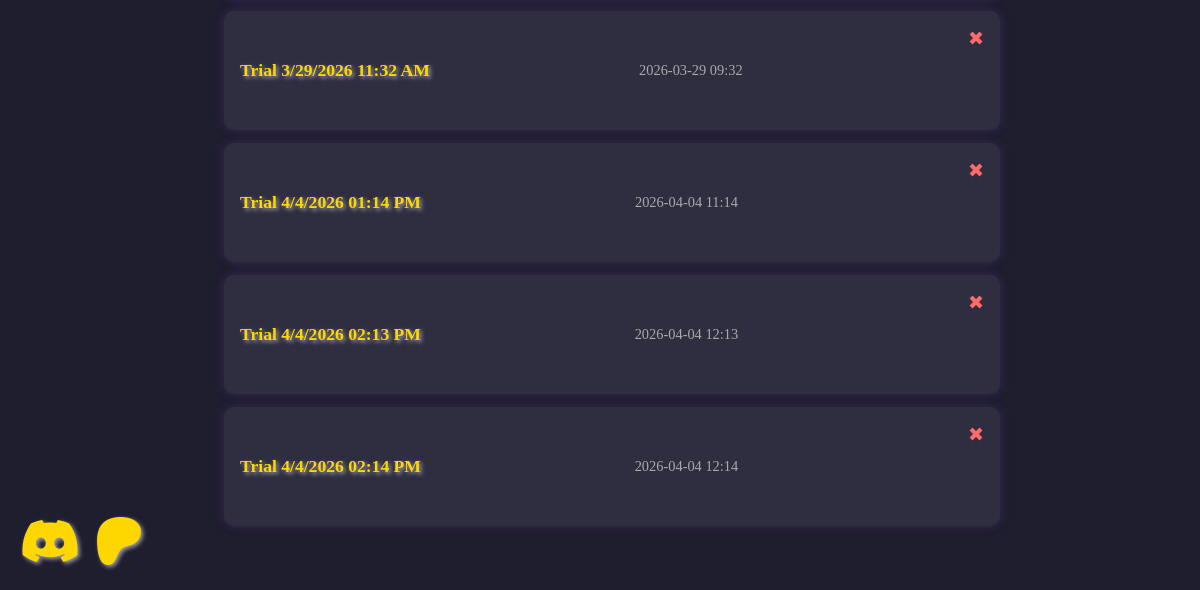
/runs (lower part), run on an earlier commit of the app's database.
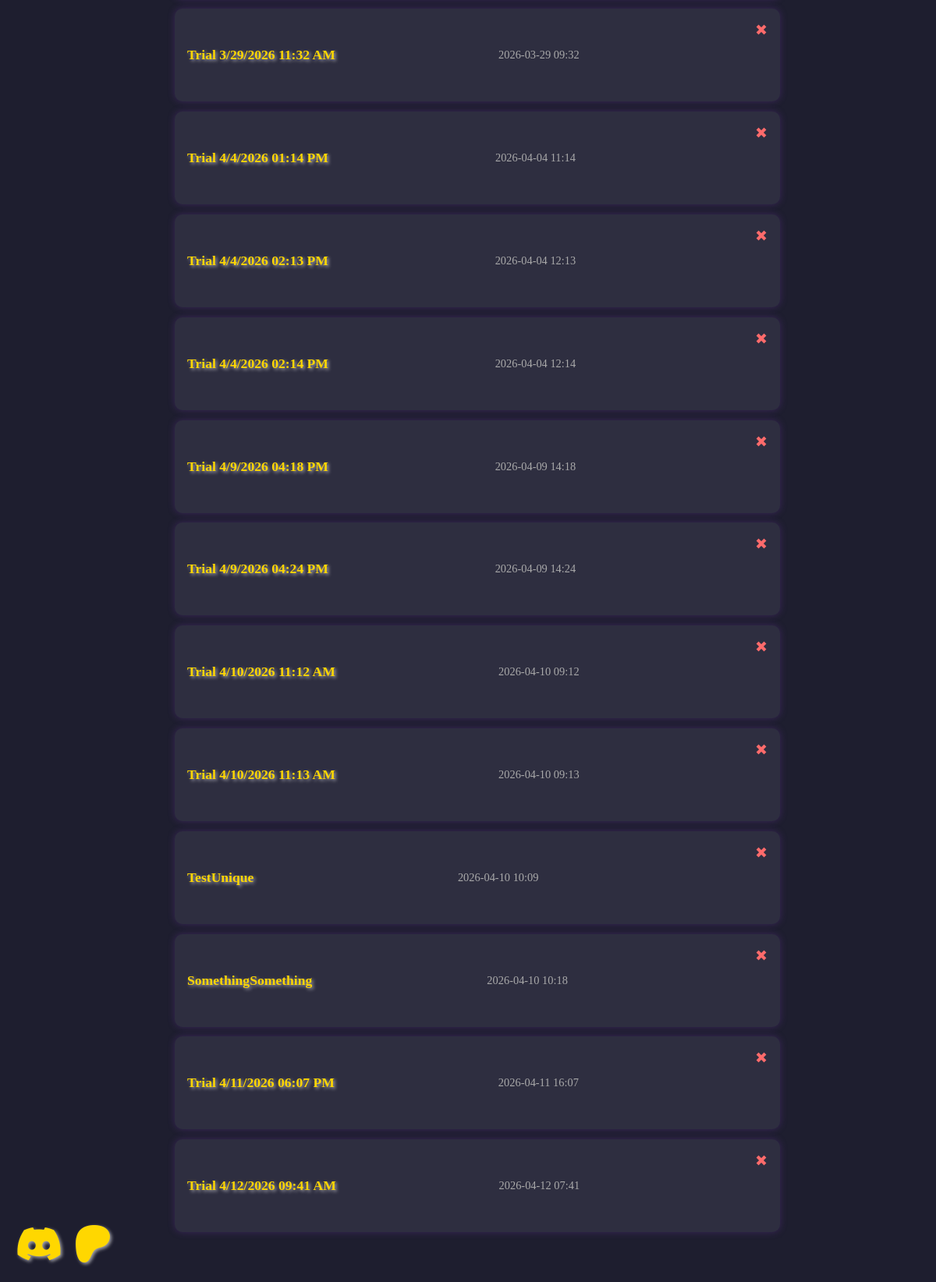
And on a later commit of the database.
### models.py (models this page shows, shortened)
class Run(db.Model):
    id = db.Column(db.Integer, primary_key=True)
    title_run = db.Column(db.String(100), nullable=False)
    created_at = db.Column(db.DateTime, default=func.now(), nullable=False)
    data = db.Column(db.Text, nullable=False)  # Stores the run as JSON
    user_id = db.Column(db.Integer, db.ForeignKey('user.id'), nullable=True)

### app.py (the view)
@app.route("/runs")
def list_runs():
    runs = Run.query.all()
    return render_template("runs.html", runs=runs)

### templates/runs.html (shortened to what this page needs)
<!DOCTYPE html>
<html lang="en">
<head>
    <link rel="stylesheet" href="{{ url_for('static', filename='style.css') }}">
    <link rel="stylesheet" href="https://cdnjs.cloudflare.com/ajax/libs/font-awesome/6.5.0/css/all.min.css">
</head>
<body>
    <ul class="run-list">
        {% for run in runs %}
        <li>
            <a href="{{ url_for('view_run', run_id=run.id) }}">{{ run.title_run }}</a>
            <span class="timestamp">{{ run.created_at.strftime('%Y-%m-%d %H:%M') }}</span>
            <form action="{{ url_for('delete_run', run_id=run.id) }}" method="POST" class="delete-form"
                onsubmit="return confirm('Are you sure you want to delete this Run?');">
                <button type="submit" class="delete-button" title="Delete Run">✖</button>
            </form>
        </li>
        {% else %}
        <li class="empty">No runs saved yet.</li>
        {% endfor %}
    </ul>
    <div class="social-icons">
        <a href="https://discord.gg/CmNqX7Mrtp" target="_blank" rel="noopener noreferrer">
            <i class="fa-brands fa-discord"></i>
        </a>
        <a href="https://www.patreon.com/c/TheMortalTrials" target="_blank" rel="noopener noreferrer">
            <i class="fa-brands fa-patreon"></i>
        </a>
    </div>
</body>
</html>

### static/style.css (style rules this page uses)
body { background: #1e1e2f; color: #f4f4f4; font-family: 'Georgia', serif; padding: 2rem; max-width: 800px; margin: auto; text-align: center; }
a { color: #ffd700; text-decoration: none; font-size: 2rem; text-shadow: 2px 2px 4px rgba(255, 255, 255, 0.6); transition: color 0.3s ease, text-shadow 0.3s ease; }
.social-icons { position: fixed; bottom: 20px; left: 20px; display: flex; gap: 15px; z-index: 1000; }
.social-icons a { font-size: 3rem; }
button { background: #643173; border: none; color: #fff; padding: 0.7rem 1.2rem; font-size: 1.1rem; border-radius: 8px; cursor: pointer; margin-bottom: 2rem; }
form { margin-bottom: 2rem; }
ul { list-style: square; margin-left: 1.5rem; }
.run-list { padding: 0; list-style: none; margin-bottom: 2rem; }
.run-list li { background: #2e2e40; margin: 0.8rem 0; padding: 1rem; border-radius: 10px; box-shadow: 0 0 10px rgba(100, 50, 150, 0.4); display: flex; justify-content: space-between; align-items: center; transition: transform 0.2s; }
.run-list a { color: #ffd700; text-decoration: none; font-weight: bold; font-size: 1.1rem; }
.run-list .timestamp { color: #aaa; font-size: 0.9rem; }
.delete-form { display: inline; margin-left: 1rem; }
.delete-button { background: transparent; border: none; color: #ff6b6b; font-size: 1.2rem; cursor: pointer; padding: 0; transition: color 0.2s ease; }

What changed in the data, as far as the page shows it:
added Run: title_run "Trial 4/9/2026 04:18 PM", created_at "2026-04-09 14:18"
added Run: title_run "Trial 4/9/2026 04:24 PM", created_at "2026-04-09 14:24"
added Run: title_run "Trial 4/10/2026 11:12 AM", created_at "2026-04-10 09:12"
added Run: title_run "Trial 4/10/2026 11:13 AM", created_at "2026-04-10 09:13"
added Run: title_run "TestUnique", created_at "2026-04-10 10:09"
added Run: title_run "SomethingSomething", created_at "2026-04-10 10:18"
added Run: title_run "Trial 4/11/2026 06:07 PM", created_at "2026-04-11 16:07"
added Run: title_run "Trial 4/12/2026 09:41 AM", created_at "2026-04-12 07:41"
